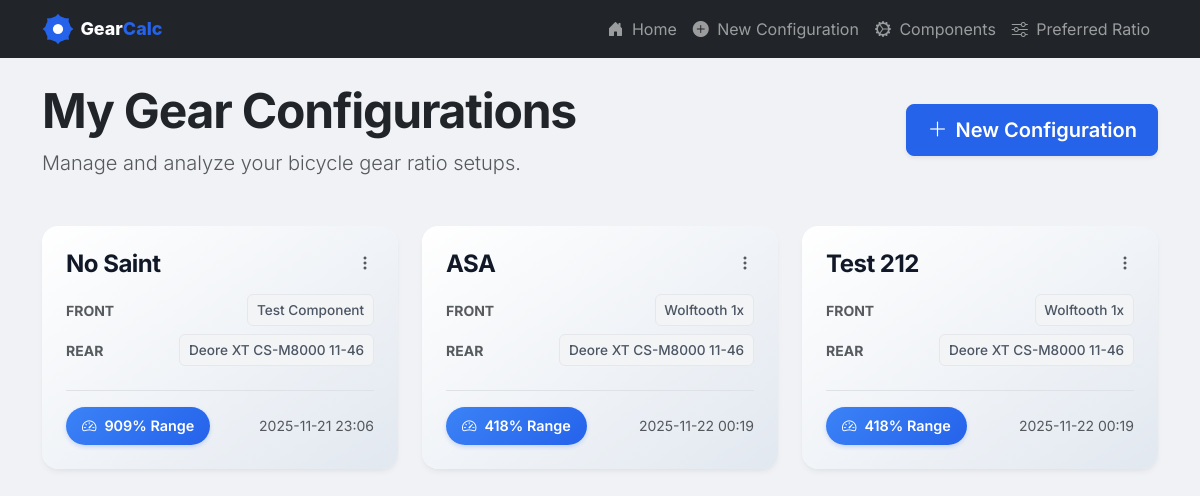
The page / on the database its author committed.
### database_model.py (models this page shows)
class BaseModel(Model):
    class Meta:
        database = db

class GearConfiguration(BaseModel):
    id = CharField(primary_key=True)
    name = CharField()
    front_component_id = ForeignKeyField(Component, backref='front_configs')
    rear_component_id = ForeignKeyField(Component, backref='rear_configs')
    comments = TextField(null=True)
    created_at = DateTimeField(default=datetime.datetime.now)

class Component(BaseModel):
    id = CharField(primary_key=True)
    name = CharField()
    type = CharField() # Chainring, Cog, Cassette
    speed = IntegerField(null=True) # e.g. 11 for 11-speed
    teeth = TextField() # JSON string or comma-separated list of teeth
    comments = TextField(null=True)

### main.py (the view)
@app.get("/", response_class=HTMLResponse)
async def read_root(request: Request):
    configs = business_logic.get_landing_page_data()
    return templates.TemplateResponse("index.html", {"request": request, "configs": configs})

### templates/index.html (shortened to what this page needs)
{% extends "base.html" %}
{% block content %}
<div class="row mb-5 align-items-center">
    <div class="col">
        <h1 class="display-5 fw-bold text-dark mb-2">My Gear Configurations</h1>
        <p class="text-muted lead mb-0">Manage and analyze your bicycle gear ratio setups.</p>
    </div>
    <div class="col-auto">
        <a href="/calculator" class="btn btn-primary btn-lg shadow-sm d-flex align-items-center gap-2">
            <i class="bi bi-plus-lg"></i> New Configuration
        </a>
    </div>
</div>
{% if configs %}
<div class="row g-4">
    {% for config in configs %}
    <div class="col-md-6 col-lg-4">
        <div class="card h-100 border-0">
            <div class="card-body d-flex flex-column">
                <div class="d-flex justify-content-between align-items-start mb-3">
                    <h5 class="card-title mb-0">
                        <a href="/calculator/{{ config.id }}" class="stretched-link fw-bold fs-4">
                            {{ config.name }}
                        </a>
                    </h5>
                    <div class="dropdown" style="z-index: 2;">
                        <button class="btn btn-link text-muted p-0" type="button" data-bs-toggle="dropdown">
                            <i class="bi bi-three-dots-vertical"></i>
                        </button>
                    </div>
                </div>
                <div class="mb-4">
                    <div class="d-flex flex-column gap-2">
                        <div class="d-flex align-items-center justify-content-between">
                            <span class="text-muted small text-uppercase fw-bold">Front</span>
                            <span class="badge-subtle">{{ config.front_name }}</span>
                        </div>
                        <div class="d-flex align-items-center justify-content-between">
                            <span class="text-muted small text-uppercase fw-bold">Rear</span>
                            <span class="badge-subtle">{{ config.rear_name }}</span>
                        </div>
                    </div>
                </div>
                <div class="mt-auto pt-3 border-top">
                    <div class="d-flex justify-content-between align-items-center">
                        <div class="range-badge">
                            <i class="bi bi-speedometer2"></i>
                            <span>{{ config.total_range }}% Range</span>
                        </div>
                        <small class="text-muted">{{ config.created_at }}</small>
                    </div>
                </div>
            </div>
        </div>
    </div>
    {% endfor %}
</div>
{% endif %}
{% endblock %}

### templates/base.html (shortened to what this page needs)
<!DOCTYPE html>
<html lang="en">
<head>
    <link href="https://cdn.jsdelivr.net/npm/bootstrap@5.3.0/dist/css/bootstrap.min.css" rel="stylesheet">
    <link href="https://cdn.jsdelivr.net/npm/tom-select@2.2.2/dist/css/tom-select.bootstrap5.min.css" rel="stylesheet">
    <link href="https://cdn.jsdelivr.net/npm/bootstrap-icons@1.10.0/font/bootstrap-icons.css" rel="stylesheet">
    <link href="/static/css/styles.css?v=2" rel="stylesheet">
</head>
<body>
    <nav class="navbar navbar-expand-lg navbar-dark bg-dark mb-4">
        <div class="container">
            <a class="navbar-brand d-flex align-items-center gap-2" href="/">
                <img src="/static/img/logo.svg" alt="GearCalc" height="32">
            </a>
            <div class="collapse navbar-collapse" id="navbarNav">
                <ul class="navbar-nav ms-auto">
                    <li class="nav-item">
                        <a class="nav-link" href="/"><i class="bi bi-house-door-fill me-1"></i> Home</a>
                    </li>
                    <li class="nav-item">
                        <a class="nav-link" href="/calculator"><i class="bi bi-plus-circle-fill me-1"></i> New
                            Configuration</a>
                    </li>
                    <li class="nav-item">
                        <a class="nav-link" href="/components"><i class="bi bi-gear-wide-connected me-1"></i>
                            Components</a>
                    </li>
                    <li class="nav-item">
                        <a class="nav-link" href="/preferences"><i class="bi bi-sliders me-1"></i> Preferred Ratio</a>
                    </li>
                </ul>
            </div>
        </div>
    </nav>
    <div class="container">
        {% block content %}{% endblock %}
    </div>
</body>
</html>

### static/css/styles.css (style rules this page uses)
body { background-color: #f0f2f5; font-family: 'Inter', system-ui, -apple-system, sans-serif; color: #1a1a1a; -webkit-font-smoothing: antialiased; }
h1, h2, h3, h4, h5, h6 { font-weight: 700; color: #111827; letter-spacing: -0.025em; }
.card { border: 1px solid rgba(255, 255, 255, 0.5); border-radius: 16px; box-shadow: 0 4px 6px -1px rgba(0, 0, 0, 0.05), 0 2px 4px -1px rgba(0, 0, 0, 0.03); transition: all 0.3s cubic-bezier(0.4, 0, 0.2, 1); background: linear-gradient(145deg, #ffffff, #e2e8f0); backdrop-filter: blur(10px); overflow: hidden; }
.card-body { padding: 1.5rem; }
.card-title a { color: #111827; text-decoration: none; background-image: linear-gradient(to right, #2563eb, #2563eb); background-size: 0% 2px; background-repeat: no-repeat; background-position: left bottom; transition: background-size 0.3s ease; }
.navbar-brand img { height: 32px; width: auto; }
.badge-subtle { background-color: #f3f4f6; color: #4b5563; border: 1px solid #e5e7eb; font-weight: 500; padding: 0.35em 0.65em; border-radius: 6px; font-size: 0.85rem; }
.range-badge { background: linear-gradient(135deg, #3b82f6 0%, #2563eb 100%); color: white; padding: 0.5rem 1rem; border-radius: 9999px; font-weight: 600; font-size: 0.9rem; box-shadow: 0 2px 4px rgba(37, 99, 235, 0.2); display: inline-flex; align-items: center; gap: 0.5rem; }
.btn-primary { background-color: #2563eb; border-color: #2563eb; font-weight: 600; padding: 0.625rem 1.25rem; border-radius: 8px; transition: all 0.2s; }

### rows shown on the page
GearConfiguration: name "No Saint"
Component: front_name "Test Component"
Component: rear_name "Deore XT CS-M8000 11-46" "Deore XT CS-M8000 11-46" "Deore XT CS-M8000 11-46"
GearConfiguration: name "ASA"
Component: front_name "Wolftooth 1x" "Wolftooth 1x"
GearConfiguration: name "Test 212"

### other values the page prints
{{ config.total_range }} "909" "418" "418"
{{ config.created_at }} "2025-11-21 23:06" "2025-11-22 00:19" "2025-11-22 00:19"
